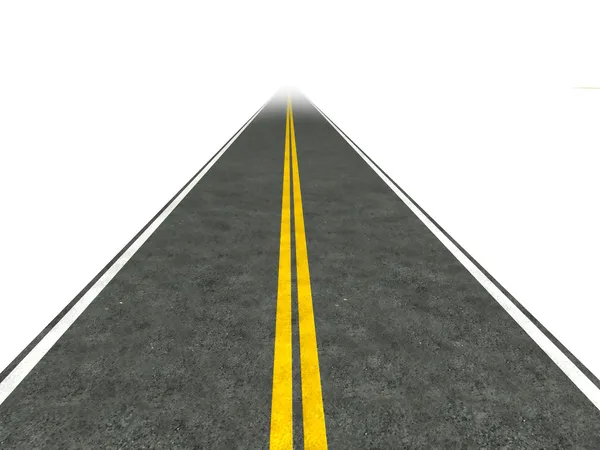
#> input picture ruta1.png, 600 x 450 px
$ python lineas.py
#> lines starting #> are read from the running program, lines starting #| are printed output that depends on the picture; after the words box and inside, x2 and y2 are one past the last pixel; in counts of white or black regions, pixels touching at a corner belong together
import cv2
import numpy as nump

imgOrig = cv2.imread('ruta1.png')
#> imgOrig is the input picture: shape (450, 600, 3); mean B, G, R 171.2, 180.2, 180.1
cv2.imshow('Imagen original', imgOrig)
cv2.waitKey()

gris = cv2.cvtColor(imgOrig, cv2.COLOR_BGR2GRAY)
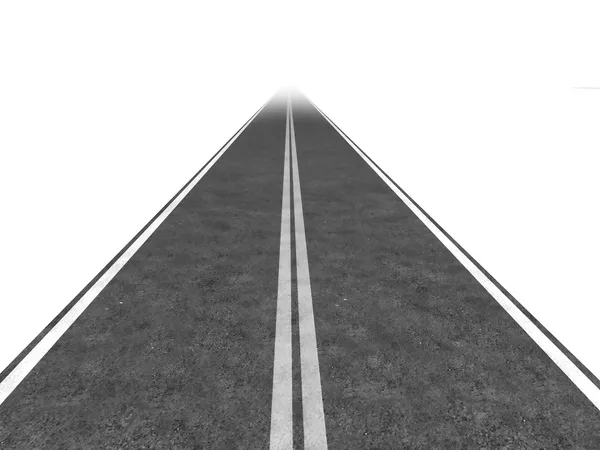
#> gris: shape (450, 600); min 28, max 255, mean 179.2

bordes = cv2.Canny(gris, 150, 500, apertureSize = 3, L2gradient=False)
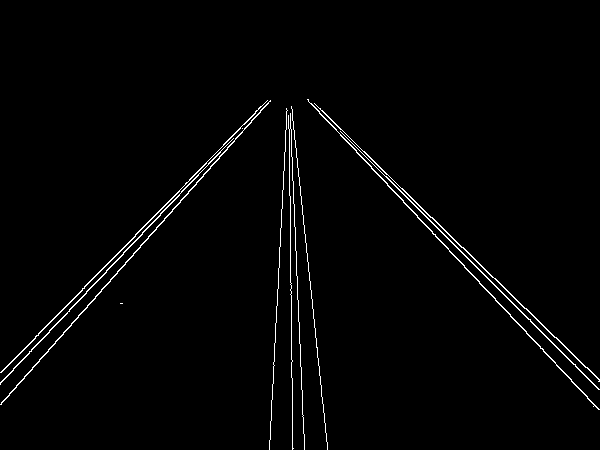
#> bordes: shape (450, 600); 1.7% white in thin lines or dots, all inside (x1, y1, x2, y2) = (0, 99, 600, 450)
lineas = cv2.HoughLinesP(bordes, 1, nump.pi/180, 40, minLineLength=0, maxLineGap=60)
#> lineas = 28 rows, first 6: [308, 99, 598, 389], [334, 127, 597, 408], [416, 203, 599, 380], [269, 449, 287, 110], [0, 384, 260, 106], [242, 128, 270, 100]

if lineas is not None:
    for linea in lineas:
        x1, y1, x2, y2 = linea[0]
        #dibujo lineas
        cv2.line(imgOrig, (x1,y1), (x2,y2), (0, 0, 255), 1, cv2.LINE_AA)
#> this loop made 28 passes
#> (x1, y1, x2, y2) on passes 1 to 12: (308, 99, 598, 389), (334, 127, 597, 408), (416, 203, 599, 380), (269, 449, 287, 110), (0, 384, 260, 106), (242, 128, 270, 100), (55, 341, 227, 149), (291, 106, 327, 449), (314, 103, 597, 377), (82, 288, 179, 191), (308, 100, 540, 348), (290, 113, 297, 299)
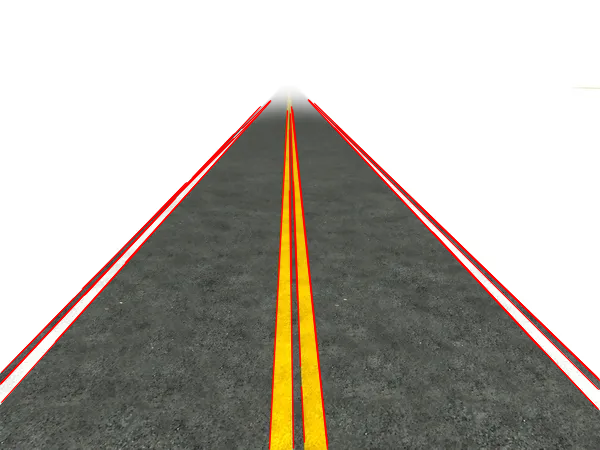
#> imgOrig: shape (450, 600, 3); 3.8% of pixels changed, all inside (x1, y1, x2, y2) = (0, 99, 600, 450)

cv2.imshow('Bordes de Imagen limpia', bordes)
cv2.waitKey()
cv2.imshow('Lineas detectadas en la imagen original', imgOrig)
cv2.waitKey()

$ run again, with motor.png copied over ruta1.png
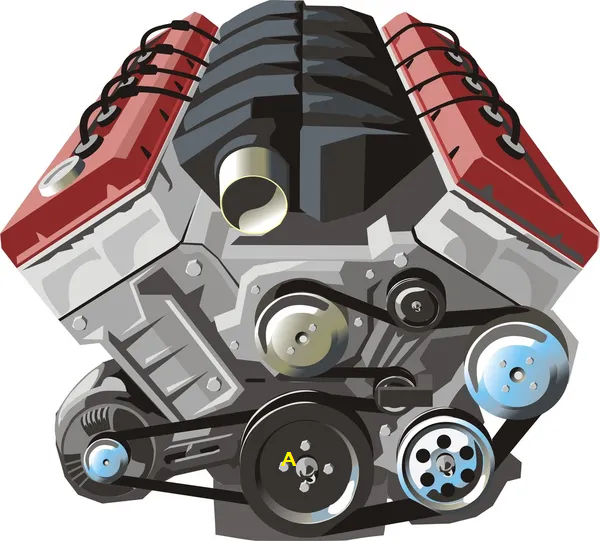
#> input picture motor.png, 600 x 541 px
#> imgOrig is the input picture: shape (541, 600, 3); mean B, G, R 143.5, 144.5, 152.9
#> `bordes = cv2.Canny(gris, 150, 500, apertureSize = 3, L2gradient=False)`:
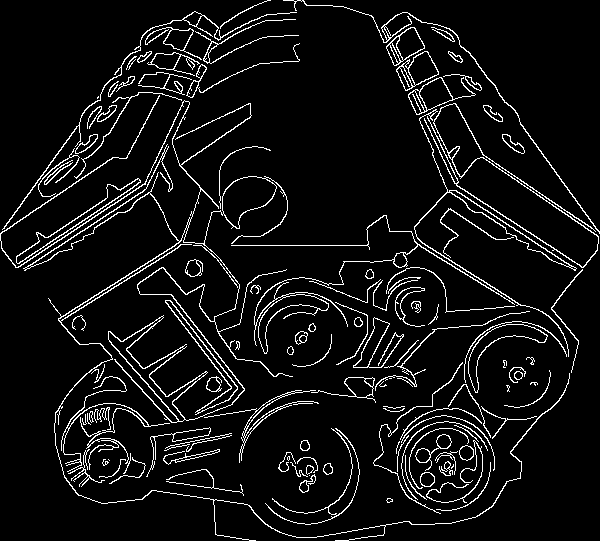
#> bordes: shape (541, 600); 6.8% white in thin lines or dots
#> lineas = 236 rows, first 6: [50, 300, 201, 16], [174, 245, 446, 245], [452, 30, 599, 232], [415, 112, 597, 235], [53, 159, 350, 539], [0, 237, 271, 528]
#> the loop `for linea in lineas:` made 236 passes
#> after the loop `for linea in lineas:`:
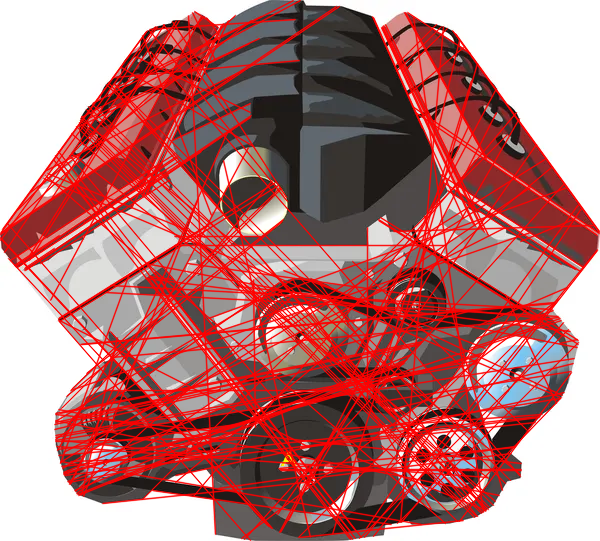
#> imgOrig: shape (541, 600, 3); mean B, G, R 119.9, 120.5, 180.7
